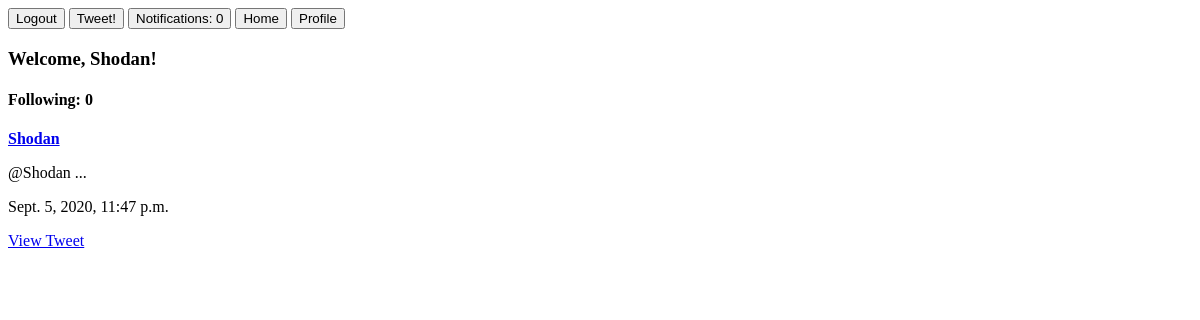
/ (signed in), run on an earlier commit of the app's database.
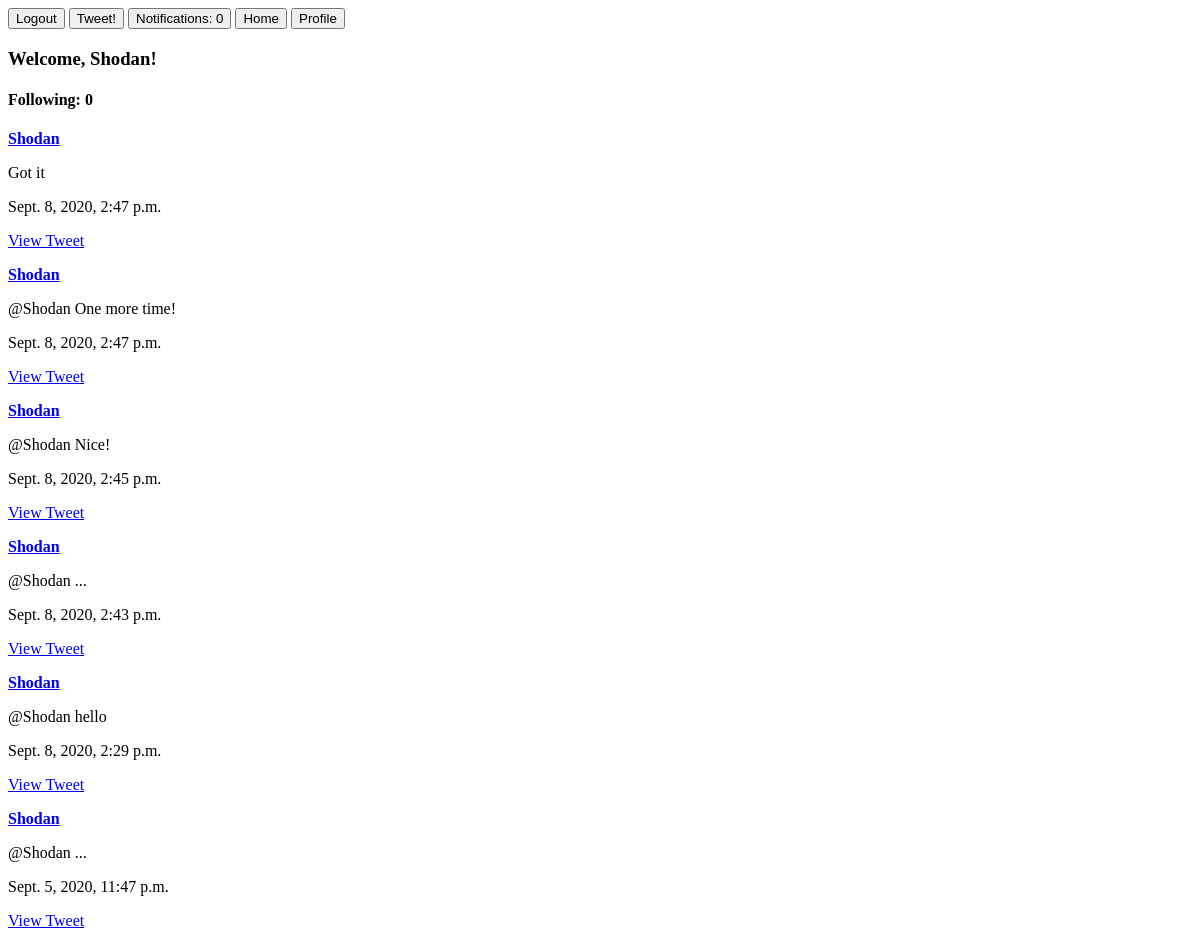
And on a later commit of the database.
### twitteruser/models.py (models this page shows)
class MyTwitterUser(AbstractUser):
    following = models.ManyToManyField(
        'self',
        related_name='following_users',
        blank=True,
        symmetrical=False
    )

### tweet/models.py (models this page shows)
class Tweet(models.Model):
    user_tweeted = models.ForeignKey(
        MyTwitterUser,
        related_name='tweeted',
        on_delete=models.CASCADE,
    )
    content = models.CharField(max_length=140)
    date_and_time = models.DateTimeField(auto_now=True)

### authentication/views.py (the view)
# urls.py: path('', authentication.views.home_view, name='home'),
def home_view(request):
    if request.user.is_authenticated:
        current_user = request.user
        following = current_user.following.all()
        follow_int = len(following) - 1
        posts = Tweet.objects.filter(user_tweeted__in=following).order_by('-date_and_time')
        notes = Notification.objects.filter(notify_user=current_user
        ).filter(is_seen=False).count()
        return render(
            request,
            'homepage.html',
            {
                'current_user': current_user,
                'posts': posts,
                'notes': notes,
                'follow_int': follow_int
            }
        )
    else:
        return HttpResponseRedirect(reverse('login'))

### authentication/templates/homepage.html
<a href="/logout/"><button>Logout</button></a>
<a href="/make_tweet/"><button>Tweet!</button></a>
<a href="/notifications/"><button>Notifications: {{ notes }}</button></a>
<a href="/"><button>Home</button></a>
<a href="/profile/"><button>Profile</button></a>
<h3>Welcome, {{ current_user.username }}!</h3>
<h4>Following: {{ follow_int }}</h4>
{% for p in posts %}
    <p><b><a href="/view_user/{{ p.user_tweeted.id }}">{{ p.user_tweeted.username }}</a></b></p>
    <p>{{ p.content }}</p>
    <p>{{ p.date_and_time }}</p>
    <p><a href="/tweet_detail/{{ p.id }}/">View Tweet</a></p>
{% endfor %}

What changed in the data, as far as the page shows it:
added Tweet: user_tweeted.username "Shodan", content "Got it", date_and_time "Sept. 8, 2020, 2:47 p.m."
added Tweet: user_tweeted.username "Shodan", content "@Shodan One more time!", date_and_time "Sept. 8, 2020, 2:47 p.m."
added Tweet: user_tweeted.username "Shodan", content "@Shodan Nice!", date_and_time "Sept. 8, 2020, 2:45 p.m."
added Tweet: user_tweeted.username "Shodan", content "@Shodan ...", date_and_time "Sept. 8, 2020, 2:43 p.m."
added Tweet: user_tweeted.username "Shodan", content "@Shodan hello", date_and_time "Sept. 8, 2020, 2:29 p.m."
